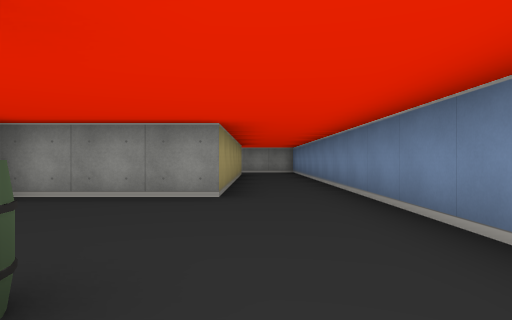
view 1 (above)

20 first-person views from a walk through a cub3D ray-caster map. The camera is about half as high as the walls, looks level and sees 75° across. The floor is counted in squares. Each view is taken from the middle of a square. On the plan, view 1 faces up. The plan holds only what a view shows up to about 9 squares ahead; the rest is blank.

view 2
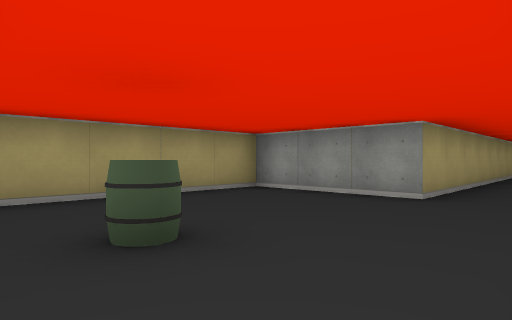

view 3
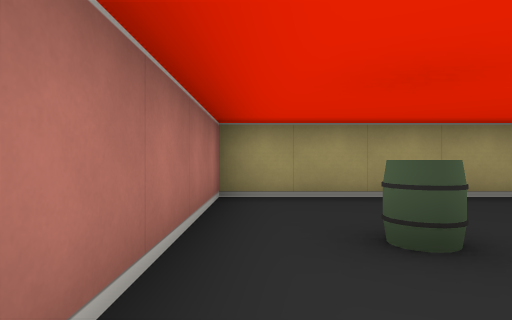

view 4
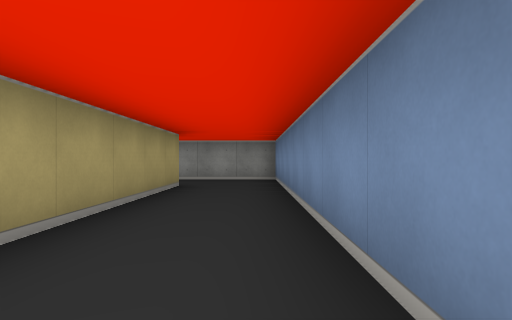

view 5
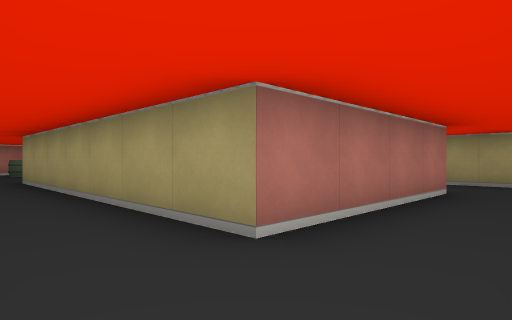

view 6
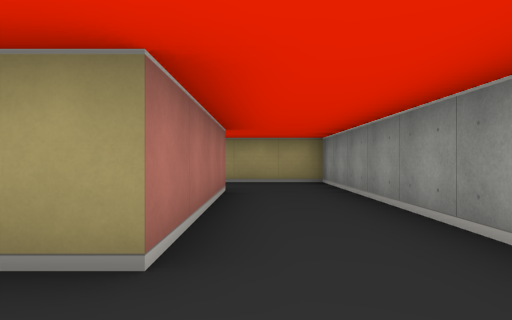

view 7
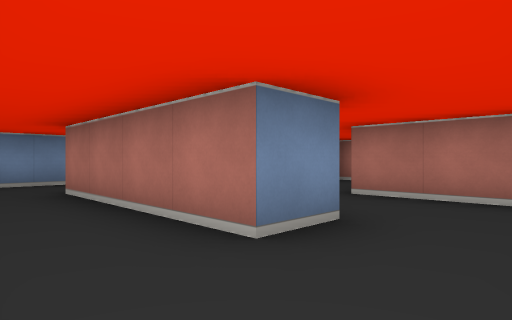

view 8
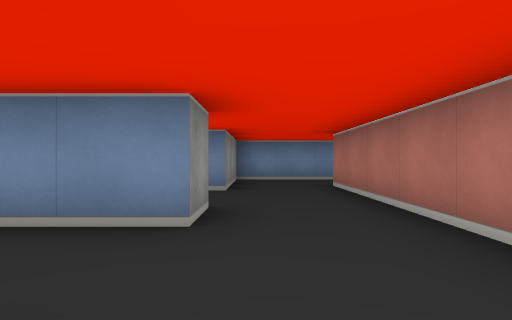

view 9
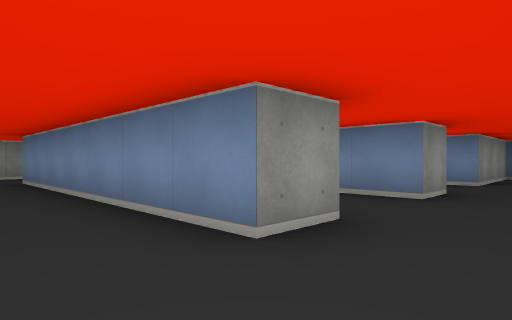

view 10
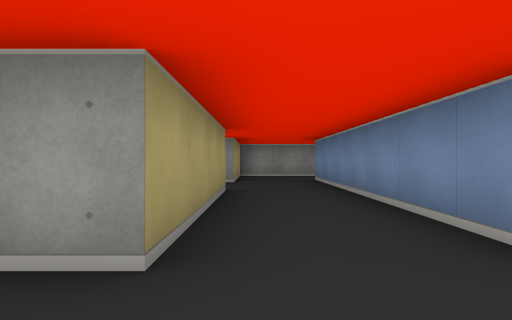

view 11
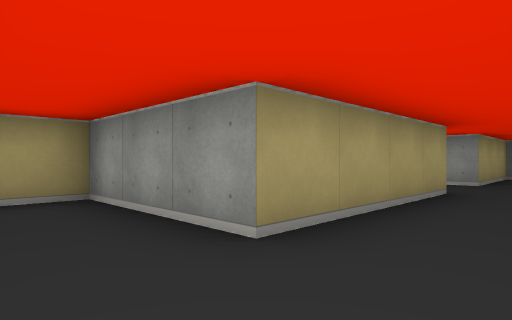

view 12
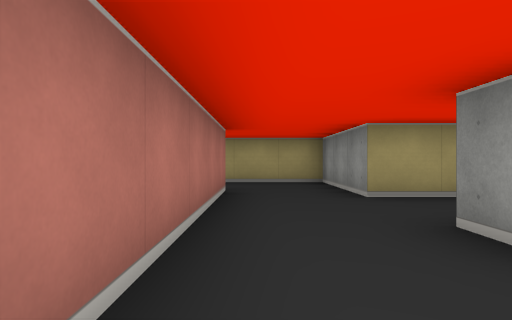

view 13
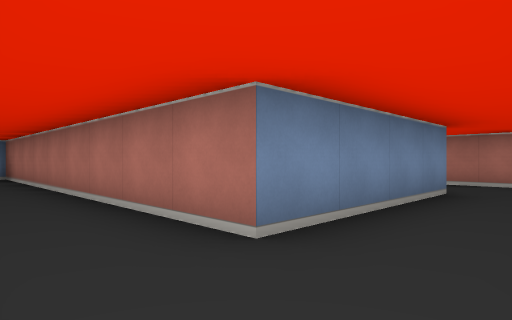

view 14
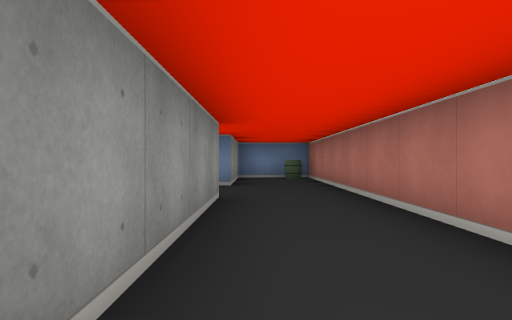

view 15
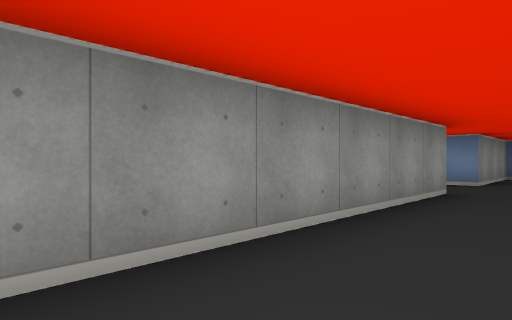

view 16
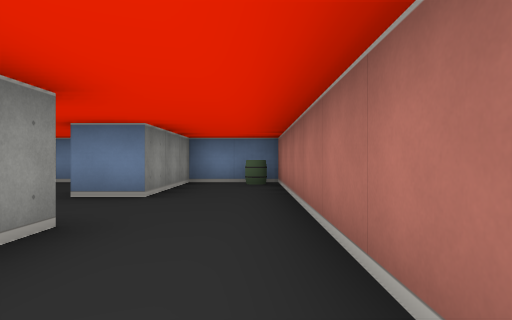

view 17
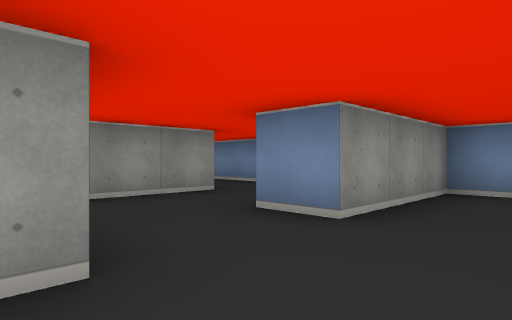

view 18
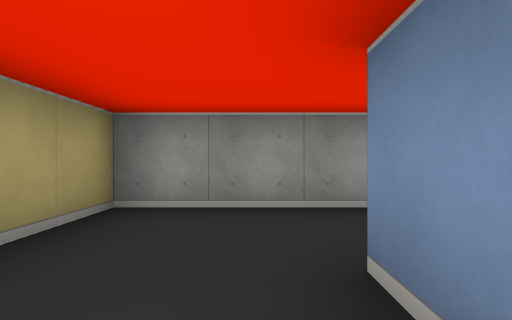

view 19
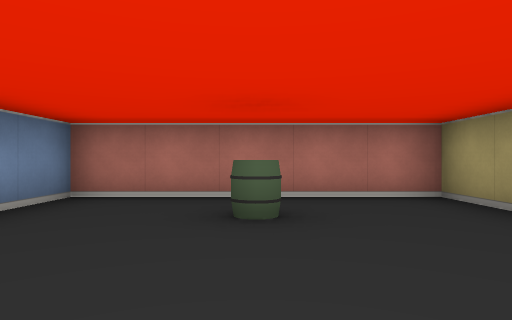

view 20
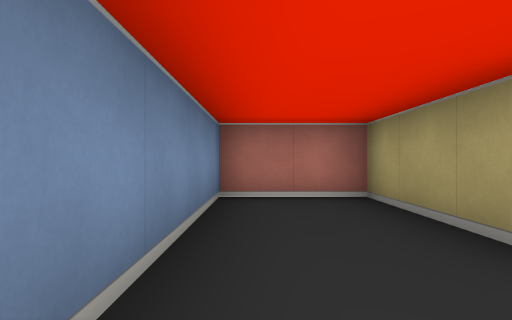

### Floor plan
Ten units are one square. View 1 is at (0, 0); x grows to the right and y downward. Boxes are objects, and circles mark ways between rooms. Rooms are numbered by the first view taken in them; rooms with no view inside come last. Other rooms are left out.
<svg viewBox="-136 -211 156 221">
<path fill="none" stroke="#000" d="M-45 -105 -45 -115 -5 -115 -5 -45 -35 -45 -35 5 15 5 15 -135 -65 -135 -65 -109M-125 -145 -125 -105M-95 -105 -105 -105 -105 -175M-125 -85 -95 -85M-125 -175 -125 -165 -131 -165M-34 -165 -89 -165M-75 -105 -75 -145 15 -145 15 -165 -15 -165 -15 -175M-95 -85 -75 -85M-35 -81 -35 -55 -15 -55 -15 -105 -45 -105M-45 -85 -35 -85M-4 -195 -16 -195M15 -191 15 -206M-65 -105 -75 -105M-75 -85 -45 -85M-101 -195 -106 -195M-125 -195 -125 -175M-16 -195 -35 -195 -35 -179"/>
<rect x="-15" y="-15" width="10" height="10" fill="#bbb"><title>barrel</title></rect>
<rect x="5" y="-155" width="10" height="10" fill="#bbb"><title>barrel</title></rect>
<circle cx="-55" cy="-110" r="3" fill="#2a7"/>
<circle cx="-100" cy="-95" r="3" fill="#2a7"/>
<circle cx="-115" cy="-170" r="3" fill="#2a7"/>
<circle cx="-70" cy="-95" r="3" fill="#2a7"/>
<circle cx="-25" cy="-170" r="3" fill="#2a7"/>
<circle cx="-40" cy="-95" r="3" fill="#2a7"/>
<circle cx="-10" cy="-185" r="3" fill="#2a7"/>
<text x="0" y="-70">1</text>
<text x="-120" y="-130">2</text>
<text x="-50" y="-150">3</text>
<text x="-30" y="-80">4</text>
<text x="0" y="-190">5</text>
<text x="-60" y="-100">6</text>
<text x="-110" y="-190">7</text>
<text x="-30" y="-190">8</text>
</svg>
Room 1 opens to room 6. Room 2 opens to room 3. Room 2 opens to room 7. Room 3 opens to room 6. Room 3 opens to room 8. Room 4 opens to room 6. Room 5 opens to room 8.

Where each view was taken, in squares from view 1:
view 1: 0 up, 0 right, facing up
view 2: 0 up, 1 right, facing up-left
view 3: 0 up, 1 right, facing left
view 4: 5 up, 1 right, facing up
view 5: 13 up, 1 right, facing down-left
view 6: 12 up, 1 right, facing left
view 7: 13 up, 6 left, facing down-right
view 8: 10 up, 10 left, facing right
view 9: 9 up, 12 left, facing up-right
view 10: 9 up, 12 left, facing up
view 11: 9 up, 11 left, facing up-left
view 12: 9 up, 8 left, facing left
view 13: 16 up, 9 left, facing down-right
view 14: 16 up, 8 left, facing right
view 15: 15 up, 9 left, facing up-right
view 16: 15 up, 6 left, facing right
view 17: 15 up, 4 left, facing up-right
view 18: 16 up, 2 left, facing up
view 19: 4 up, 1 left, facing down
view 20: 10 up, 2 left, facing down
